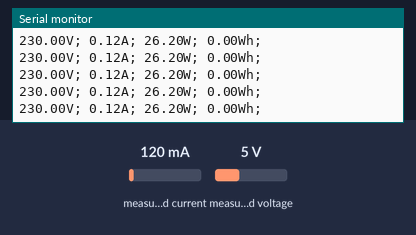
Bench run of a sketch on a simulated ESP8266 (NodeMCU). On the bench: the last lines printed to the serial monitor. The inputs (shaded band) are chosen by the test bench; at power-on: measured current 120 mA, measured voltage 5 V.

Above: at 1.2 s.
1.3 s: measured current set to 40 mA
At 1.31 s:
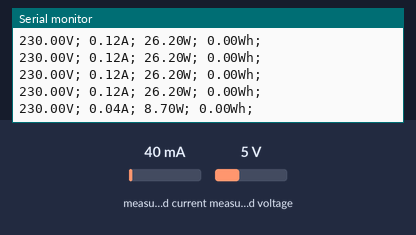
4.3 s: measured voltage set to 0.3 V
At 4.34 s:
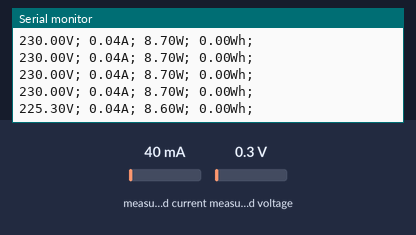
5.8 s: measured current set to 500 mA
At 5.82 s:
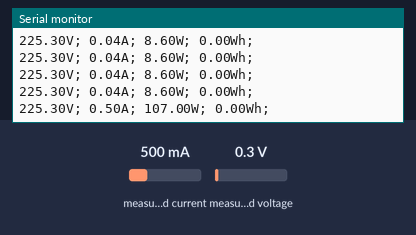
Timing chart, 0 to 8.8 s (numbered marks = the images above; inputs shaded):
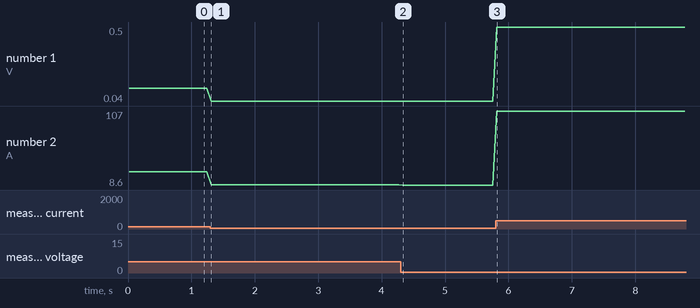

The sketch:

PZEMDisplay.ino
```cpp
#include <SoftwareSerial.h> // Arduino IDE <1.6.6
#include <PZEM004T.h>

//PZEM004T pzem(10,11);  // (RX,TX) connect to TX,RX of PZEM
PZEM004T pzem(D6,D7);  // (RX,TX) connect to TX,RX of PZEM
IPAddress ip(192,168,1,1);

void setup() {
  Serial.begin(9600);
  pzem.setAddress(ip);
}

void loop() {
  float v = pzem.voltage(ip);
  if (v < 0.0) v = 0.0;
  Serial.print(v);Serial.print("V; ");

  float i = pzem.current(ip);
  if(i >= 0.0){ Serial.print(i);Serial.print("A; "); }

  float p = pzem.power(ip);
  if(p >= 0.0){ Serial.print(p);Serial.print("W; "); }

  float e = pzem.energy(ip);
  if(e >= 0.0){ Serial.print(e);Serial.print("Wh; "); }

  Serial.println();

//  delay(1000);
}
```

Measured:
- after the input at 1.3 s, the serial monitor: prints a new line at once (image 1)
- after the input at 4.3 s, the serial monitor: prints a new line at once (image 2)
- after the input at 5.8 s, the serial monitor: prints a new line at once (image 3)
- plotted number 1: 0.12 → 0.04 after the input at 1.3 s, 0.04 → 0.5 after the input at 5.8 s
- plotted number 2: 26.2 → 8.7 after the input at 1.3 s, 8.7 → 8.6 after the input at 4.3 s, 8.6 → 107 after the input at 5.8 s
